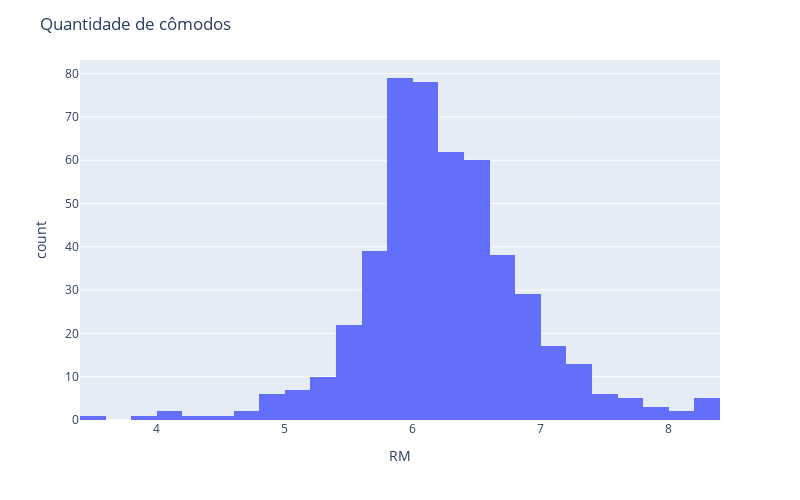

Source (notebook cell):
### Code cell
hist =  px.histogram (df,  x = "RM", nbins=40) 
hist.update_layout(width=800,height=500,title_text='Quantidade de cômodos') 
hist.show()

### Figure 1 — Plotly figure (JSON) as saved in the notebook; plotly's stock layout.template omitted (floating-point values rounded to 4 significant figures; data arrays with more than 128 entries replaced by an {"elided": "..."} marker saying what was removed)
{"data": [{"alignmentgroup": "True", "bingroup": "x", "hovertemplate": "RM=%{x}<br>count=%{y}<extra></extra>", "legendgroup": "", "marker": {"color": "#636efa", "pattern": {"shape": ""}}, "name": "", "nbinsx": 40, "offsetgroup": "", "orientation": "v", "showlegend": false, "type": "histogram", "x": {"elided": "489 float values"}, "xaxis": "x", "yaxis": "y"}], "layout": {"barmode": "relative", "height": 500, "legend": {"tracegroupgap": 0}, "margin": {"t": 60}, "title": {"text": "Quantidade de cômodos"}, "width": 800, "xaxis": {"anchor": "y", "autorange": true, "domain": [0, 1], "range": [3.4, 8.4], "title": {"text": "RM"}, "type": "linear"}, "yaxis": {"anchor": "x", "autorange": true, "domain": [0, 1], "range": [0, 83.16], "title": {"text": "count"}}}}
